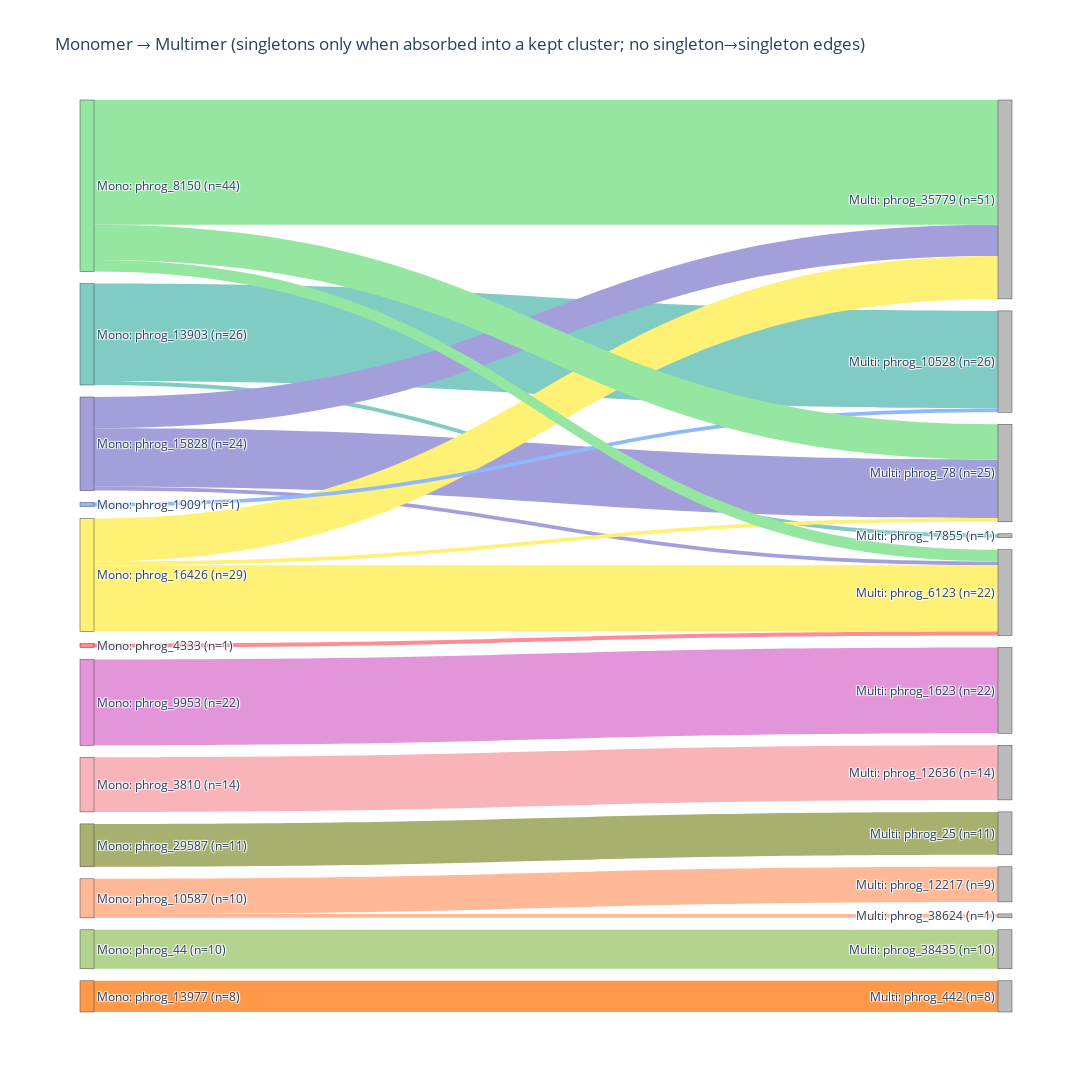

The notebook cell saved with this chart:
### Code cell
import pandas as pd
import numpy as np
import plotly.graph_objects as go

# ============== PARAMETERS ==============
TOP_MONO   = 12   # largest NON-singleton monomer clusters (intersection) to show
TOP_MULTI  = 12   # largest NON-singleton multimer clusters (intersection) to show
MIN_LINK   = 1    # drop links with < MIN_LINK items
FIG_H, FIG_W = 1100, 1100

# Palettes (edit if you like)
left_palette  =   [
    "#8FB8FF", "#FF8C94", "#94E6A1", "#FFF176",
    "#80CBC4", "#A39FDB", "#E295D9", "#F9B4BA",
    "#A8B070", "#FFB997", "#B3D48E", "#FF9848"
]


right_palette = ["#BBBBBB"] * 12
# =======================================

def repeat_palette(p, n):
    reps = (n + len(p) - 1) // len(p)
    return (p * reps)[:n]

# ---------- 1) Build intersection table ----------
mono  = monomer_nonsingletons.rename(columns={0: "mono_cluster", 1: "phrog"}).copy()
multi = multimer_one_chain_nonsingletons.rename(columns={0: "multi_cluster", 1: "phrog"}).copy()
merged = pd.merge(mono, multi, on="phrog", how="inner")  # intersection only

merged["mono_cluster"]  = merged["mono_cluster"].astype(str)
merged["multi_cluster"] = merged["multi_cluster"].astype(str)

# ---------- 2) Sizes & top lists (exclude singletons from "top") ----------
mono_sizes  = merged["mono_cluster"].value_counts()
multi_sizes = merged["multi_cluster"].value_counts()

mono_singletons_set  = set(mono_sizes[mono_sizes == 1].index)
multi_singletons_set = set(multi_sizes[multi_sizes == 1].index)

top_mono_non_singleton  = list(mono_sizes[mono_sizes > 1].sort_values(ascending=False).head(TOP_MONO).index)
top_multi_non_singleton = list(multi_sizes[multi_sizes > 1].sort_values(ascending=False).head(TOP_MULTI).index)

# ---------- 3) Keep rules ----------
# Keep a row if:
#  (A) mono in top-mono-non-singleton
#   OR mono is singleton AND multi in top-multi-non-singleton
# AND
#  (B) multi in top-multi-non-singleton
#   OR multi is singleton AND mono in top-mono-non-singleton
# AND
#  (C) NOT (mono is singleton AND multi is singleton)   <-- extra guard to kill singleton→singleton

sub = merged.copy()

keep_left  = sub["mono_cluster"].isin(top_mono_non_singleton) | (
             sub["mono_cluster"].isin(mono_singletons_set) & sub["multi_cluster"].isin(top_multi_non_singleton)
            )
keep_right = sub["multi_cluster"].isin(top_multi_non_singleton) | (
             sub["multi_cluster"].isin(multi_singletons_set) & sub["mono_cluster"].isin(top_mono_non_singleton)
            )
kill_both_singletons = sub["mono_cluster"].isin(mono_singletons_set) & sub["multi_cluster"].isin(multi_singletons_set)

sub = sub[keep_left & keep_right & (~kill_both_singletons)].copy()

# Labels are the actual cluster IDs (no buckets)
sub["mono_labeled"]  = sub["mono_cluster"]
sub["multi_labeled"] = sub["multi_cluster"]

# ---------- 4) Links ----------
links = (sub.groupby(["mono_labeled", "multi_labeled"])
           .size().reset_index(name="count"))
links = links[links["count"] >= MIN_LINK].reset_index(drop=True)
if links.empty:
    raise ValueError("No links after filtering. Increase TOP_* or lower MIN_LINK.")

# ---------- 5) Order nodes: show singletons at the top on each side ----------
mono_label_sizes  = sub.groupby("mono_labeled")["phrog"].count()
multi_label_sizes = sub.groupby("multi_labeled")["phrog"].count()
mono_is_singleton_label  = mono_label_sizes == 1
multi_is_singleton_label = multi_label_sizes == 1

mono_flow  = links.groupby("mono_labeled")["count"].sum().sort_values(ascending=False)
multi_flow = links.groupby("multi_labeled")["count"].sum().sort_values(ascending=False)

def order_nodes_all(nodes, flow, is_singleton_series):
    nodes = [n for n in nodes if n in flow.index]
    singles = [n for n in nodes if bool(is_singleton_series.get(n, False))]
    nons    = [n for n in nodes if not bool(is_singleton_series.get(n, False))]
    singles_sorted = [n for n in flow.index if n in singles]
    nons_sorted    = [n for n in flow.index if n in nons]
    return singles_sorted + nons_sorted

mono_nodes  = order_nodes_all(list(links["mono_labeled"].unique()),  mono_flow,  mono_is_singleton_label)
multi_nodes = order_nodes_all(list(links["multi_labeled"].unique()), multi_flow, multi_is_singleton_label)

# ---------- 6) Map to indices ----------
mono_idx  = {m: i for i, m in enumerate(mono_nodes)}
multi_idx = {m: len(mono_nodes) + j for j, m in enumerate(multi_nodes)}

source = links["mono_labeled"].map(mono_idx).astype(int).tolist()
target = links["multi_labeled"].map(multi_idx).astype(int).tolist()
value  = links["count"].astype(int).tolist()

# ---------- 7) Labels ----------
mono_counts_plot  = links.groupby("mono_labeled")["count"].sum()
multi_counts_plot = links.groupby("multi_labeled")["count"].sum()
label_text = (
    [f"Mono: {m} (n={int(mono_counts_plot[m])})"  for m in mono_nodes] +
    [f"Multi: {m} (n={int(multi_counts_plot[m])})" for m in multi_nodes]
)

# ---------- 8) Colors ----------
node_colors = repeat_palette(left_palette, len(mono_nodes)) + repeat_palette(right_palette, len(multi_nodes))
link_colors = [node_colors[i] for i in source]  # color links by their source

# ---------- 9) Plot ----------
fig = go.Figure(go.Sankey(
    arrangement="snap",
    node=dict(label=label_text, pad=12, thickness=14, color=node_colors),
    link=dict(source=source, target=target, value=value, color=link_colors)
))
fig.update_layout(
    title="Monomer → Multimer (singletons only when absorbed into a kept cluster; no singleton→singleton edges)",
    font=dict(size=12), height=FIG_H, width=FIG_W
)
fig.show()

### Figure 1 — Plotly figure (JSON) as saved in the notebook; plotly's stock layout.template omitted (floating-point values rounded to 4 significant figures)
{"data": [{"arrangement": "snap", "link": {"color": ["#FFB997", "#FFB997", "#80CBC4", "#80CBC4", "#FF9848", "#A39FDB", "#A39FDB", "#A39FDB", "#FFF176", "#FFF176", "#FFF176", "#8FB8FF", "#A8B070", "#F9B4BA", "#FF8C94", "#B3D48E", "#94E6A1", "#94E6A1", "#94E6A1", "#E295D9"], "source": [9, 9, 4, 4, 11, 5, 5, 5, 3, 3, 3, 0, 8, 7, 1, 10, 2, 2, 2, 6], "target": [22, 13, 15, 12, 23, 14, 18, 16, 14, 18, 16, 15, 20, 19, 18, 21, 14, 18, 16, 17], "value": [9, 1, 25, 1, 8, 8, 1, 15, 11, 17, 1, 1, 11, 14, 1, 10, 32, 3, 9, 22]}, "node": {"color": ["#8FB8FF", "#FF8C94", "#94E6A1", "#FFF176", "#80CBC4", "#A39FDB", "#E295D9", "#F9B4BA", "#A8B070", "#FFB997", "#B3D48E", "#FF9848", "#BBBBBB", "#BBBBBB", "#BBBBBB", "#BBBBBB", "#BBBBBB", "#BBBBBB", "#BBBBBB", "#BBBBBB", "#BBBBBB", "#BBBBBB", "#BBBBBB", "#BBBBBB"], "label": ["Mono: phrog_19091 (n=1)", "Mono: phrog_4333 (n=1)", "Mono: phrog_8150 (n=44)", "Mono: phrog_16426 (n=29)", "Mono: phrog_13903 (n=26)", "Mono: phrog_15828 (n=24)", "Mono: phrog_9953 (n=22)", "Mono: phrog_3810 (n=14)", "Mono: phrog_29587 (n=11)", "Mono: phrog_10587 (n=10)", "Mono: phrog_44 (n=10)", "Mono: phrog_13977 (n=8)", "Multi: phrog_17855 (n=1)", "Multi: phrog_38624 (n=1)", "Multi: phrog_35779 (n=51)", "Multi: phrog_10528 (n=26)", "Multi: phrog_78 (n=25)", "Multi: phrog_1623 (n=22)", "Multi: phrog_6123 (n=22)", "Multi: phrog_12636 (n=14)", "Multi: phrog_25 (n=11)", "Multi: phrog_38435 (n=10)", "Multi: phrog_12217 (n=9)", "Multi: phrog_442 (n=8)"], "pad": 12, "thickness": 14}, "type": "sankey"}], "layout": {"font": {"size": 12}, "height": 1100, "title": {"text": "Monomer → Multimer (singletons only when absorbed into a kept cluster; no singleton→singleton edges)"}, "width": 1100}}
